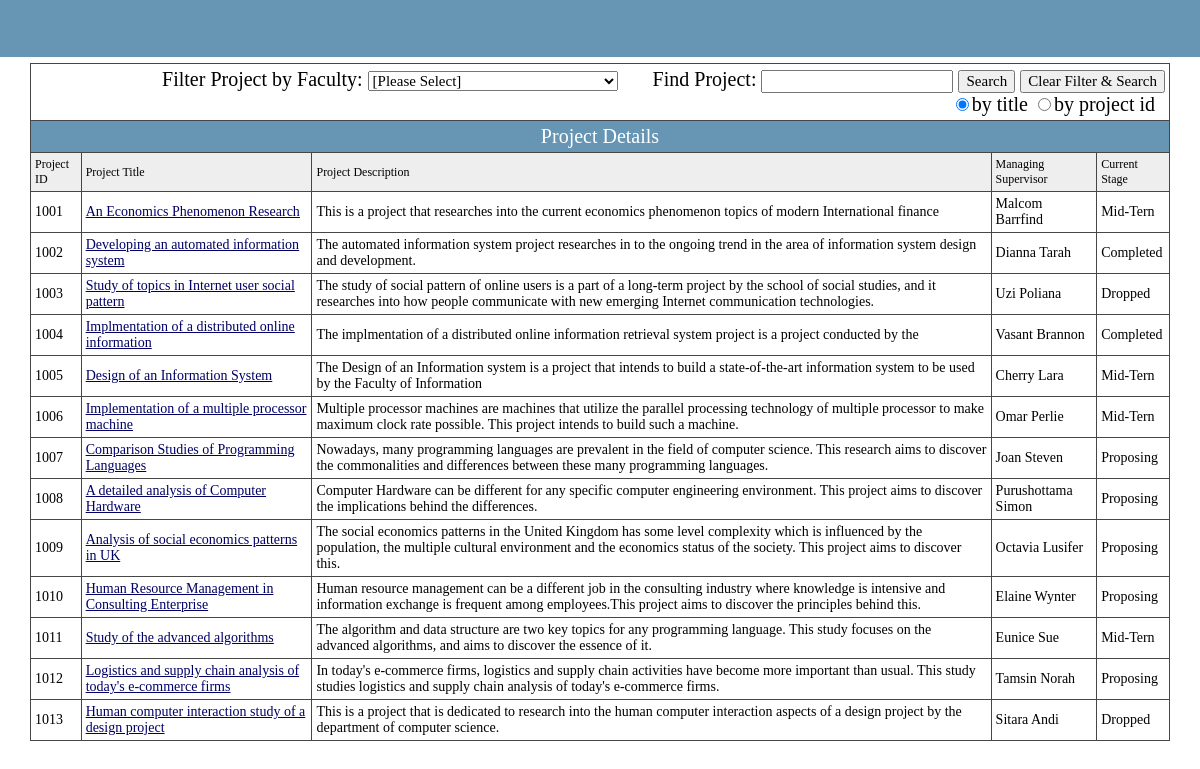
/project_information.php (signed in), run on the app's committed database.
### tables this page shows
CREATE TABLE IF NOT EXISTS `project` (
  `Project_ID` int(11) NOT NULL AUTO_INCREMENT,
  `Project_Title` varchar(100) NOT NULL,
  `Fund_Amount` int(10) NOT NULL,
  `Fund_Source` varchar(50) NOT NULL,
  `Fund_Purpose` varchar(20) NOT NULL,
  `Early_Assess` int(10) DEFAULT NULL,
  `Mid_Assess` int(10) DEFAULT NULL,
  `Final_Assess` int(10) DEFAULT NULL,
  `Project_Description` varchar(300) DEFAULT NULL,
  `Current_Stage` varchar(20) NOT NULL DEFAULT 'Proposing',
  `Managed_by` int(15) NOT NULL,
  PRIMARY KEY (`Project_ID`)
);

CREATE TABLE IF NOT EXISTS `supervisor` (
  `Sup_Name` varchar(50) NOT NULL,
  `Sup_ID` int(11) NOT NULL,
  `Faculty` varchar(50) DEFAULT NULL,
  `Title` varchar(30) DEFAULT NULL,
  `Research_int` varchar(30) DEFAULT NULL,
  `email` varchar(50) NOT NULL,
  PRIMARY KEY (`Sup_ID`)
);

### htdocs/project_information.php (the view, shortened to what this page needs)
<!DOCTYPE html PUBLIC "-//W3C//DTD XHTML 1.0 Transitional//EN" "http://www.w3.org/TR/xhtml1/DTD/xhtml1-transitional.dtd">
<html xmlns="http://www.w3.org/1999/xhtml">
<head>
<link href="css/css.css" rel="stylesheet" type="text/css" />
<link href="css/style.css" rel="stylesheet" type="text/css" />
</head>
<body>
<table width="100%" border="0" cellspacing="0" cellpadding="0">
  <tr>
    <td height="30">      <table width="100%" border="0" cellspacing="0" cellpadding="0">
        <tr>
          <td height="57" bgcolor="#6795B4">
</a></td>
                  </tr>
                </table></td>
        </tr>
<?php
	if(isset($_POST["clear"])){
		$query = "SELECT * FROM project;";
		}
	else {
	if (isset($_POST["filtered_faculty"]) and $_POST["filtered_faculty"]!= "N/A")
		{
			if ($_POST["filtered_faculty"]!="all"){
				$faculty_name = $_POST["filtered_faculty"];
				$query = "SELECT *
						  FROM project
						  WHERE Fund_Source = '".$faculty_name."'
						  ORDER BY Project_ID";
						  }
			else {
				$query = "SELECT * FROM project;";
				}
		}
	else{
		$query = "SELECT * FROM project;";
		}
	}
	$result=mysql_query($query);
?>
    </table></td></tr>
  <tr>
    <td><table id="subtree1" style="DISPLAY: " width="100%" border="0" cellspacing="0" cellpadding="0">
        <tr>
          <td><table width="95%" border="0" align="center" cellpadding="0" cellspacing="0">
        <tr>
          <td height="6"><img src="images/spacer.gif" width="1" height="1" /></td>
        </tr>
		<tr>
          <td height="40" class="font42">
				<table width="100%" border="0" cellpadding="4" cellspacing="1" bgcolor="#464646" class="newfont03">
				<tr>
			<td height = "30" bgcolor="#FFFFFF" style="font-size:20px; font-family: Georgia, 'Times New Roman', Times, serif;" colspan = "7" align = "right">
			<form name = "searchform" id = "searchform" action = "project_information.php" method = "post">
				Filter Project by Faculty:
				<select name = "filtered_faculty" id = "filtered_faculty" style="font-family:Georgia;font-size:15px" onChange = "filterFunction()">
				<option selected="selected" value = "N/A">[Please Select]</option>
				</select>
				&nbsp;&nbsp;&nbsp;&nbsp;&nbsp;
				Find Project: <input type = "text" name = "search_keyword" style = "font-family:Georgia;font-size:15px">
				<input type = "submit" name = "search" value = "Search" style = "font-family:Georgia;font-size:15px">
				<input type = "submit" name = "clear" value = "Clear Filter & Search" style = "font-family:Georgia;font-size:15px"><br>
				<input type="radio" name="search_criteria" checked="checked" value="name">by title
				<input type="radio" name="search_criteria" value="id">by project id&nbsp;&nbsp;
			</form></td></tr>
				 <tr class="CTitle" >
                    	<td height="22" colspan="8" align="center" style="font-size:20px;font-family:Georgia;">Project Details</td>
                  </tr>
                  <tr bgcolor="#EEEEEE">
				    <td>Project ID</td>
					<td>Project Title</td>
					<td>Project Description</td>
					<td>Managing Supervisor</td>
					<td>Current Stage</td>
                  </tr>
				   <?php
						while($row = mysql_fetch_array($result)){
								$pid = stripslashes($row['Project_ID']);
								$title = stripslashes($row['Project_Title']);
								$project_des = stripslashes($row['Project_Description']);
								$project_stage = stripslashes($row['Current_Stage']);
								$manager_id = stripslashes($row['Managed_by']);
								$supervisor_query = "SELECT * FROM supervisor WHERE Sup_ID = ".$manager_id.";";
								$supervisor_result=mysql_query($supervisor_query);
								$supervisor = mysql_fetch_array($supervisor_result);
								$manager_name = stripslashes($supervisor['Sup_Name']);
								echo ('<tr bgcolor="#FFFFFF"><td class="newfont02">' . $pid. '</td>');
								echo '<td class="newfont02"><a href="#" onClick="window.open(\'project_details.php?pid='.$pid.'\',\'Project Details\',\'location=yes,toolbar=yes,scrollbars=yes,width=700,height=700\')"><u>' . $title . '</u></a></td>';
								echo '<td class="newfont02">' . $project_des . '</td>';
								echo '<td class="newfont02">' . $manager_name . '</td>';
								echo '<td class="newfont02">' . $project_stage . '</td></tr>';
							}
					?>
      </table></td>
  </tr>
</table>
</body>
</html>

### htdocs/css/css.css (style rules this page uses)
.newfont02 { font-family: "Times"; font-size: 14px; color: #000000; text-decoration: none; }
.newfont03 { font-family: "Times"; font-size: 17px; color: #000000; text-decoration: none; }

### htdocs/css/style.css (style rules this page uses)
body { margin:0px; }
html { scrollbar-face-color:#CCD0DB; scrollbar-highlight-color:#fff; scrollbar-shadow-color:#fff; scrollbar-3dlight-color:#6795B4; scrollbar-arrow-color:#20669A; scrollbar-track-color:#fff; scrollbar-darkshadow-color:#6795B4; border:0; }
html { overflow-x: hidden; overflow-y: auto; }
TD { font-size: 12px; }
a:link,a:visited { text-decoration:none; color:#006; }
.CTitle { background:#6795B4; padding:5px; text-align:left; color:#FFFFFF; font-size:13px; font-family: Verdana, Arial, Helvetica, sans-serif; }
select { font-size:12px; }

### htdocs/project_information.php (style rules this page uses)
html { overflow-x: auto; overflow-y: auto; border:0; }

### data on the page
project: Project_ID "1001", Project_Title "An Economics Phenomenon Research", Project_Description "This is a project that researches into the current economics phenomenon topics of modern International finance", supervisor.Sup_Name "Malcom Barrfind", Current_Stage "Mid-Tern"
project: Project_ID "1002", Project_Title "Developing an automated information system", Project_Description "The automated information system project researches in to the ongoing trend in the area of information system design and development.", supervisor.Sup_Name "Dianna Tarah", Current_Stage "Completed"
project: Project_ID "1003", Project_Title "Study of topics in Internet user social pattern", Project_Description "The study of social pattern of online users is a part of a long-term project by the school of social studies, and it researches into how people communicate with new emerging Internet communication technologies.", supervisor.Sup_Name "Uzi Poliana", Current_Stage "Dropped"
project: Project_ID "1004", Project_Title "Implmentation of a distributed online information", Project_Description "The implmentation of a distributed online information retrieval system project is a project conducted by the", supervisor.Sup_Name "Vasant Brannon", Current_Stage "Completed"
project: Project_ID "1005", Project_Title "Design of an Information System", Project_Description "The Design of an Information system is a project that intends to build a state-of-the-art information system to be used by the Faculty of Information", supervisor.Sup_Name "Cherry Lara", Current_Stage "Mid-Tern"
project: Project_ID "1006", Project_Title "Implementation of a multiple processor machine", Project_Description "Multiple processor machines are machines that utilize the parallel processing technology of multiple processor to make maximum clock rate possible. This project intends to build such a machine.", supervisor.Sup_Name "Omar Perlie", Current_Stage "Mid-Tern"
project: Project_ID "1007", Project_Title "Comparison Studies of Programming Languages", Project_Description "Nowadays, many programming languages are prevalent in the field of computer science. This research aims to discover the commonalities and differences between these many programming languages.", supervisor.Sup_Name "Joan Steven", Current_Stage "Proposing"
project: Project_ID "1008", Project_Title "A detailed analysis of Computer Hardware", Project_Description "Computer Hardware can be different for any specific computer engineering environment. This project aims to discover the implications behind the differences.", supervisor.Sup_Name "Purushottama Simon", Current_Stage "Proposing"
project: Project_ID "1009", Project_Title "Analysis of social economics patterns in UK", Project_Description "The social economics patterns in the United Kingdom has some level complexity which is influenced by the population, the multiple cultural environment and the economics status of the society. This project aims to discover this.", supervisor.Sup_Name "Octavia Lusifer", Current_Stage "Proposing"
project: Project_ID "1010", Project_Title "Human Resource Management in Consulting Enterprise", Project_Description "Human resource management can be a different job in the consulting industry where knowledge is intensive and information exchange is frequent among employees.This project aims to discover the principles behind this.", supervisor.Sup_Name "Elaine Wynter", Current_Stage "Proposing"
project: Project_ID "1011", Project_Title "Study of the advanced algorithms", Project_Description "The algorithm and data structure are two key topics for any programming language. This study focuses on the advanced algorithms, and aims to discover the essence of it.", supervisor.Sup_Name "Eunice Sue", Current_Stage "Mid-Tern"
project: Project_ID "1012", Project_Title "Logistics and supply chain analysis of today's e-commerce firms", Project_Description "In today's e-commerce firms, logistics and supply chain activities have become more important than usual. This study studies logistics and supply chain analysis of today's e-commerce firms.", supervisor.Sup_Name "Tamsin Norah", Current_Stage "Proposing"
project: Project_ID "1013", Project_Title "Human computer interaction study of a design project", Project_Description "This is a project that is dedicated to research into the human computer interaction aspects of a design project by the department of computer science.", supervisor.Sup_Name "Sitara Andi", Current_Stage "Dropped"
